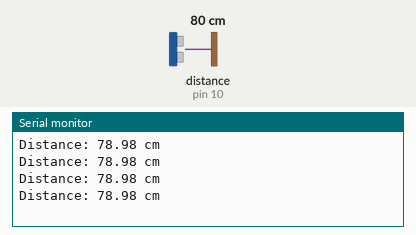
Simulated run of this sketch. Board: Arduino Uno, built with avr-gcc and run on an emulated ATmega328P. Parts: the last lines printed to the serial monitor. Wiring (inferred from the names in the program): ultrasonic range finder: trigger pin 9; echo pin 10. The test bench sets the inputs (shaded band); at power-on: distance to the obstacle (sensor on pin 10) 80 cm. The echo pulse lasts 58.3 µs per cm.

Above: at 1.2 s.
1.3 s: distance to the obstacle (sensor on pin 10) set to 2 cm
At 1.73 s:
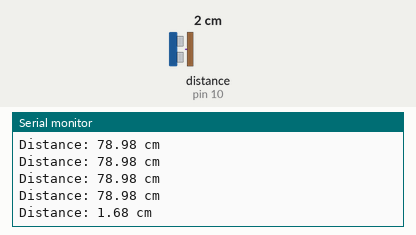
2.8 s: distance to the obstacle (sensor on pin 10) set to 4 cm
At 2.94 s:
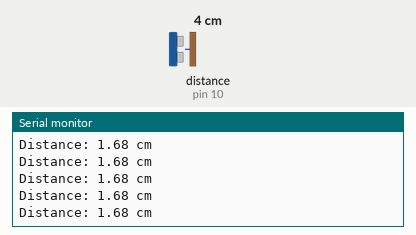
4.3 s: distance to the obstacle (sensor on pin 10) set to 60 cm
At 4.45 s:
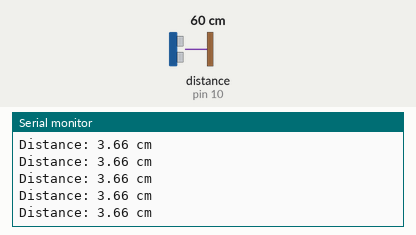
7.3 s: distance to the obstacle (sensor on pin 10) set to 9 cm
At 7.49 s:
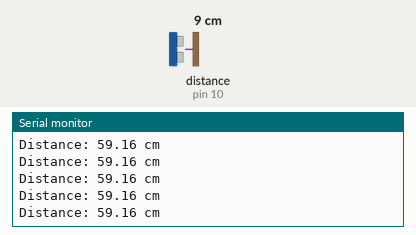
Timing chart, 0 to 10.3 s (numbered marks = the images above; inputs shaded):
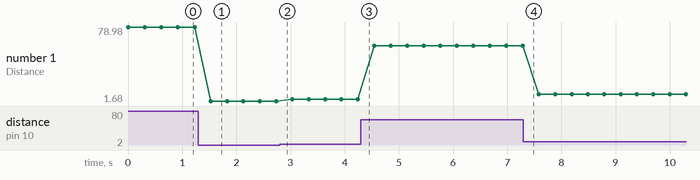

The sketch:

07_ultrasonic_ranger.ino
```cpp
// Measures distance using an HC-SR04 ultrasonic sensor
const int TRIG_PIN = 9;
const int ECHO_PIN = 10;

void setup() {
  Serial.begin(9600);
  pinMode(TRIG_PIN, OUTPUT);
  pinMode(ECHO_PIN, INPUT);
}

void loop() {
  digitalWrite(TRIG_PIN, LOW);
  delayMicroseconds(2);
  digitalWrite(TRIG_PIN, HIGH);
  delayMicroseconds(10);
  digitalWrite(TRIG_PIN, LOW);

  long duration = pulseIn(ECHO_PIN, HIGH);
  float distanceCm = duration * 0.034 / 2; // Calculate distance based on sound speed

  Serial.print("Distance: ");
  Serial.print(distanceCm);
  Serial.println(" cm");
  delay(300);
}
```

Measured:
- after the input at 1.3 s, the serial monitor: prints a new line after 0.23 s (image 1)
- plotted number 1: 78.98 → 1.68 after the input at 1.3 s, 1.68 → 3.66 after the input at 2.8 s, 3.66 → 59.16 after the input at 4.3 s, 59.16 → 8.62 after the input at 7.3 s
